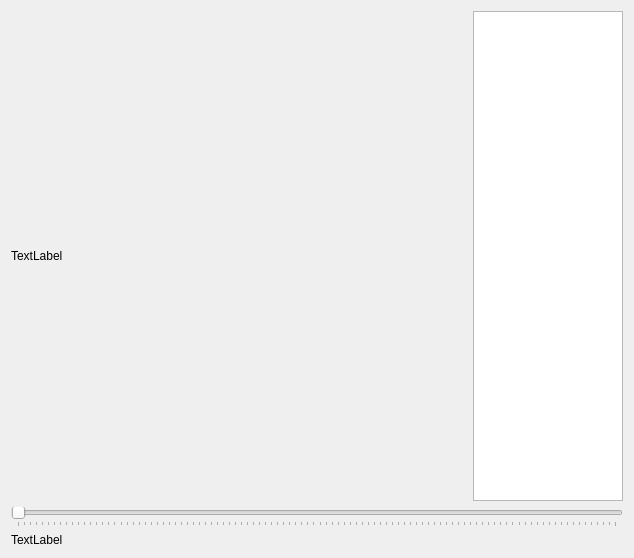
<?xml version="1.0" encoding="UTF-8"?>
<ui version="4.0">
 <class>TestAnalysisWidget</class>
 <widget class="QWidget" name="TestAnalysisWidget">
  <property name="geometry">
   <rect>
    <x>0</x>
    <y>0</y>
    <width>634</width>
    <height>558</height>
   </rect>
  </property>
  <property name="windowTitle">
   <string>Form</string>
  </property>
  <layout class="QVBoxLayout" name="verticalLayout">
   <item>
    <layout class="QHBoxLayout" name="horizontalLayout">
     <item>
      <widget class="LabelEvent" name="label">
       <property name="text">
        <string>TextLabel</string>
       </property>
      </widget>
     </item>
     <item>
      <widget class="QListWidget" name="listWidget">
       <property name="sizePolicy">
        <sizepolicy hsizetype="Fixed" vsizetype="Expanding">
         <horstretch>0</horstretch>
         <verstretch>0</verstretch>
        </sizepolicy>
       </property>
       <property name="maximumSize">
        <size>
         <width>150</width>
         <height>16777215</height>
        </size>
       </property>
      </widget>
     </item>
    </layout>
   </item>
   <item>
    <widget class="QSlider" name="horizontalSliderFrame">
     <property name="orientation">
      <enum>Qt::Horizontal</enum>
     </property>
     <property name="tickPosition">
      <enum>QSlider::TicksBelow</enum>
     </property>
    </widget>
   </item>
   <item>
    <widget class="QLabel" name="label_2">
     <property name="sizePolicy">
      <sizepolicy hsizetype="Preferred" vsizetype="Fixed">
       <horstretch>0</horstretch>
       <verstretch>0</verstretch>
      </sizepolicy>
     </property>
     <property name="text">
      <string>TextLabel</string>
     </property>
    </widget>
   </item>
  </layout>
 </widget>
 <customwidgets>
  <customwidget>
   <class>LabelEvent</class>
   <extends>QLabel</extends>
   <header>labelevent.h</header>
  </customwidget>
 </customwidgets>
 <resources/>
 <connections/>
</ui>
